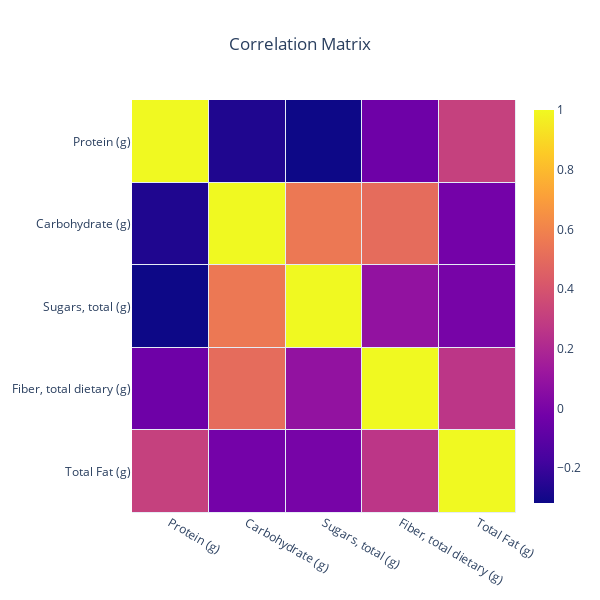
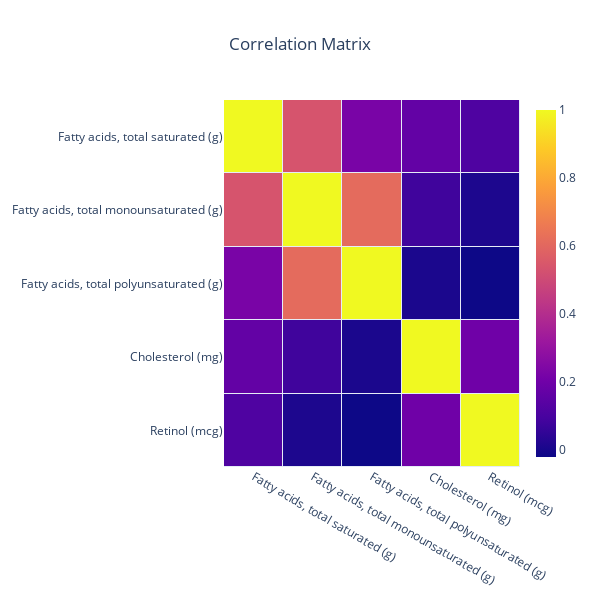
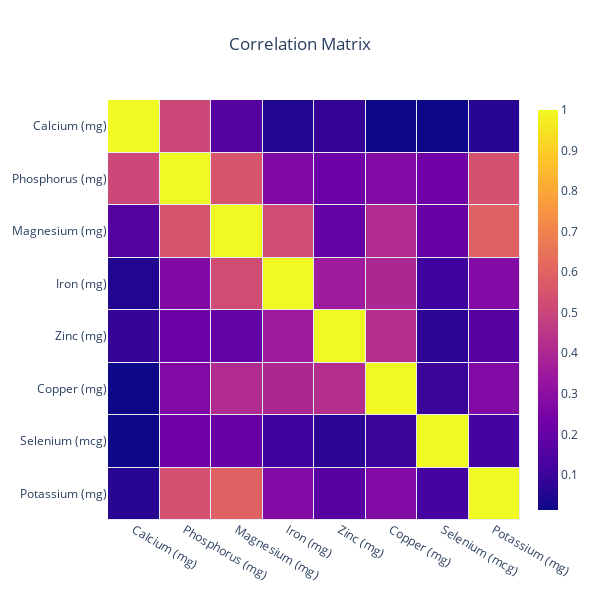
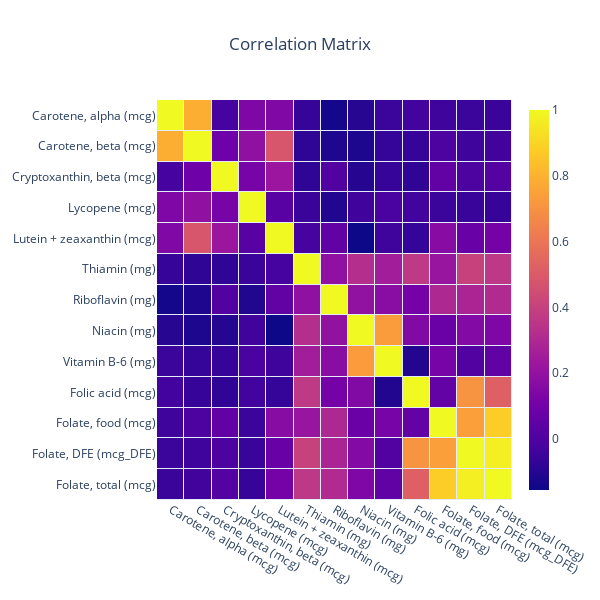

Here is the notebook cell these charts were saved with, in order:
### Code cell
(plot_corr_plot(df_macros, macro_nutrients))
(plot_corr_plot(df_fatty_acids, fatty_acids))
(plot_corr_plot(df_minerals, minerals))
(plot_corr_plot(df_aminos, amino_acids))
(plot_corr_plot(df_vitamins, vitamins))

### Figure 1 — Plotly figure (JSON) as saved in the notebook; plotly's stock layout.template omitted (floating-point values rounded to 4 significant figures)
{"data": [{"colorbar": {"thickness": 20, "ticklen": 3}, "hoverinfo": "text", "hovertext": [[1, -0.269, -0.3163, -0.03773, 0.314], [-0.269, 1, 0.5552, 0.506, -0.01683], [-0.3163, 0.5552, 1, 0.08816, -0.006829], [-0.03773, 0.506, 0.08816, 1, 0.2637], [0.314, -0.01683, -0.006829, 0.2637, 1]], "type": "heatmap", "x": ["Protein (g)", "Carbohydrate (g)", "Sugars, total\n(g)", "Fiber, total dietary (g)", "Total Fat (g)"], "xgap": 1, "y": ["Protein (g)", "Carbohydrate (g)", "Sugars, total\n(g)", "Fiber, total dietary (g)", "Total Fat (g)"], "ygap": 1, "z": [[1, -0.269, -0.3163, -0.03773, 0.314], [-0.269, 1, 0.5552, 0.506, -0.01683], [-0.3163, 0.5552, 1, 0.08816, -0.006829], [-0.03773, 0.506, 0.08816, 1, 0.2637], [0.314, -0.01683, -0.006829, 0.2637, 1]]}], "layout": {"height": 600, "title": {"text": "Correlation Matrix", "x": 0.5}, "width": 600, "xaxis": {"showgrid": false}, "yaxis": {"autorange": "reversed", "showgrid": false}}}

### Figure 2 — Plotly figure (JSON) as saved in the notebook; plotly's stock layout.template omitted (floating-point values rounded to 4 significant figures)
{"data": [{"colorbar": {"thickness": 20, "ticklen": 3}, "hoverinfo": "text", "hovertext": [[1, 0.5364, 0.2233, 0.1675, 0.1157], [0.5364, 1, 0.6128, 0.07914, 0.01074], [0.2233, 0.6128, 1, 0.005322, -0.02185], [0.1675, 0.07914, 0.005322, 1, 0.1987], [0.1157, 0.01074, -0.02185, 0.1987, 1]], "type": "heatmap", "x": ["Fatty acids, total saturated (g)", "Fatty acids, total monounsaturated (g)", "Fatty acids, total polyunsaturated (g)", "Cholesterol (mg)", "Retinol (mcg)"], "xgap": 1, "y": ["Fatty acids, total saturated (g)", "Fatty acids, total monounsaturated (g)", "Fatty acids, total polyunsaturated (g)", "Cholesterol (mg)", "Retinol (mcg)"], "ygap": 1, "z": [[1, 0.5364, 0.2233, 0.1675, 0.1157], [0.5364, 1, 0.6128, 0.07914, 0.01074], [0.2233, 0.6128, 1, 0.005322, -0.02185], [0.1675, 0.07914, 0.005322, 1, 0.1987], [0.1157, 0.01074, -0.02185, 0.1987, 1]]}], "layout": {"height": 600, "title": {"text": "Correlation Matrix", "x": 0.5}, "width": 600, "xaxis": {"showgrid": false}, "yaxis": {"autorange": "reversed", "showgrid": false}}}

### Figure 3 — Plotly figure (JSON) as saved in the notebook; plotly's stock layout.template omitted (floating-point values rounded to 4 significant figures)
{"data": [{"colorbar": {"thickness": 20, "ticklen": 3}, "hoverinfo": "text", "hovertext": [[1, 0.5096, 0.1604, 0.05263, 0.08798, 0.01392, 0.01345, 0.06368], [0.5096, 1, 0.5534, 0.2704, 0.2143, 0.2733, 0.2265, 0.5429], [0.1604, 0.5534, 1, 0.5238, 0.1996, 0.4123, 0.2059, 0.5932], [0.05263, 0.2704, 0.5238, 1, 0.3521, 0.3975, 0.1122, 0.2777], [0.08798, 0.2143, 0.1996, 0.3521, 1, 0.422, 0.07342, 0.1704], [0.01392, 0.2733, 0.4123, 0.3975, 0.422, 1, 0.1065, 0.2752], [0.01345, 0.2265, 0.2059, 0.1122, 0.07342, 0.1065, 1, 0.1212], [0.06368, 0.5429, 0.5932, 0.2777, 0.1704, 0.2752, 0.1212, 1]], "type": "heatmap", "x": ["Calcium (mg)", "Phosphorus (mg)", "Magnesium (mg)", "Iron\n(mg)", "Zinc\n(mg)", "Copper (mg)", "Selenium (mcg)", "Potassium (mg)"], "xgap": 1, "y": ["Calcium (mg)", "Phosphorus (mg)", "Magnesium (mg)", "Iron\n(mg)", "Zinc\n(mg)", "Copper (mg)", "Selenium (mcg)", "Potassium (mg)"], "ygap": 1, "z": [[1, 0.5096, 0.1604, 0.05263, 0.08798, 0.01392, 0.01345, 0.06368], [0.5096, 1, 0.5534, 0.2704, 0.2143, 0.2733, 0.2265, 0.5429], [0.1604, 0.5534, 1, 0.5238, 0.1996, 0.4123, 0.2059, 0.5932], [0.05263, 0.2704, 0.5238, 1, 0.3521, 0.3975, 0.1122, 0.2777], [0.08798, 0.2143, 0.1996, 0.3521, 1, 0.422, 0.07342, 0.1704], [0.01392, 0.2733, 0.4123, 0.3975, 0.422, 1, 0.1065, 0.2752], [0.01345, 0.2265, 0.2059, 0.1122, 0.07342, 0.1065, 1, 0.1212], [0.06368, 0.5429, 0.5932, 0.2777, 0.1704, 0.2752, 0.1212, 1]]}], "layout": {"height": 600, "title": {"text": "Correlation Matrix", "x": 0.5}, "width": 600, "xaxis": {"showgrid": false}, "yaxis": {"autorange": "reversed", "showgrid": false}}}

### Figure 4 — Plotly figure (JSON) as saved in the notebook; plotly's stock layout.template omitted (floating-point values rounded to 4 significant figures; data arrays with more than 128 entries replaced by an {"elided": "..."} marker saying what was removed)
{"data": [{"colorbar": {"thickness": 20, "ticklen": 3}, "hoverinfo": "text", "hovertext": {"elided": "13x13 float values"}, "type": "heatmap", "x": ["Carotene, alpha (mcg)", "Carotene, beta (mcg)", "Cryptoxanthin, beta (mcg)", "Lycopene (mcg)", "Lutein + zeaxanthin (mcg)", "Thiamin (mg)", "Riboflavin (mg)", "Niacin (mg)", "Vitamin B-6 (mg)", "Folic acid (mcg)", "Folate, food (mcg)", "Folate, DFE (mcg_DFE)", "Folate, total (mcg)"], "xgap": 1, "y": ["Carotene, alpha (mcg)", "Carotene, beta (mcg)", "Cryptoxanthin, beta (mcg)", "Lycopene (mcg)", "Lutein + zeaxanthin (mcg)", "Thiamin (mg)", "Riboflavin (mg)", "Niacin (mg)", "Vitamin B-6 (mg)", "Folic acid (mcg)", "Folate, food (mcg)", "Folate, DFE (mcg_DFE)", "Folate, total (mcg)"], "ygap": 1, "z": {"elided": "13x13 float values"}}], "layout": {"height": 600, "title": {"text": "Correlation Matrix", "x": 0.5}, "width": 600, "xaxis": {"showgrid": false}, "yaxis": {"autorange": "reversed", "showgrid": false}}}
